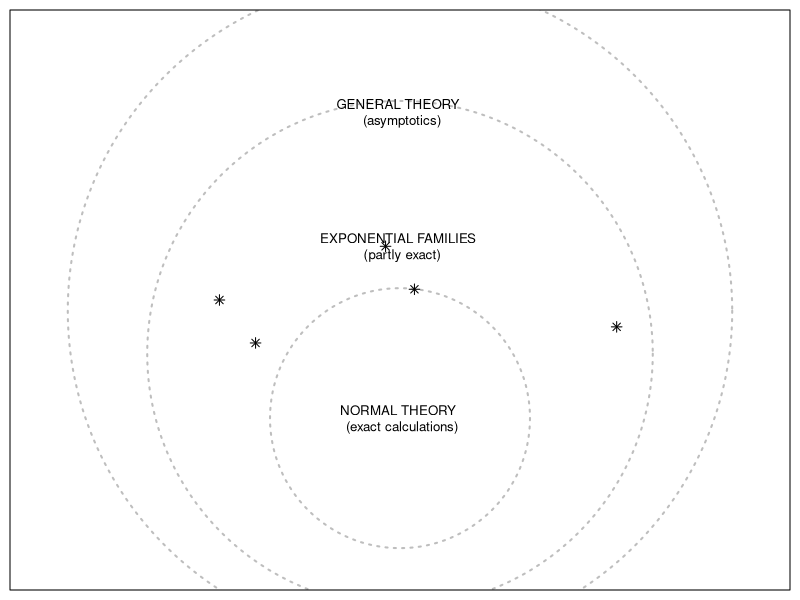
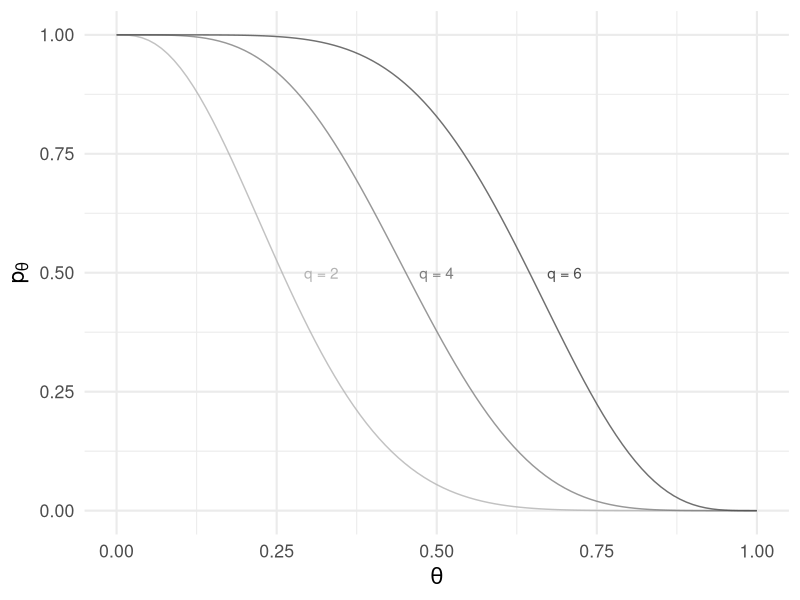
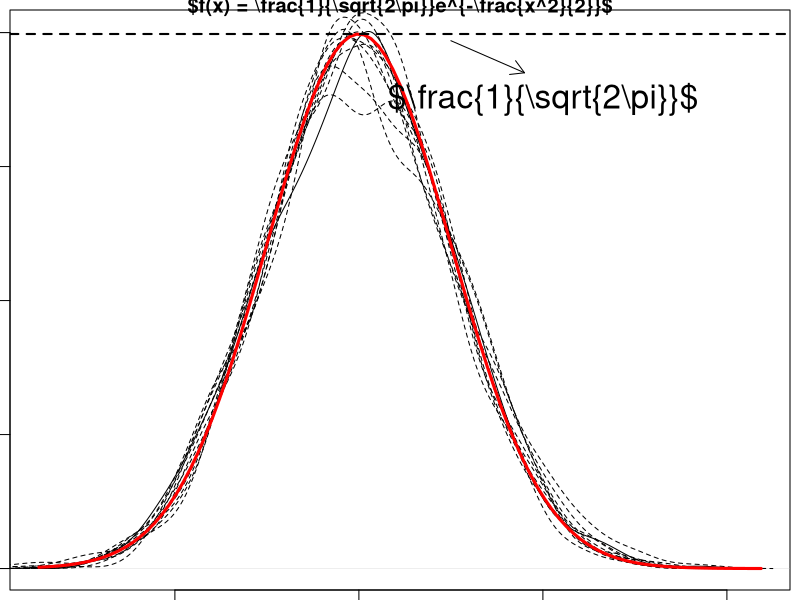
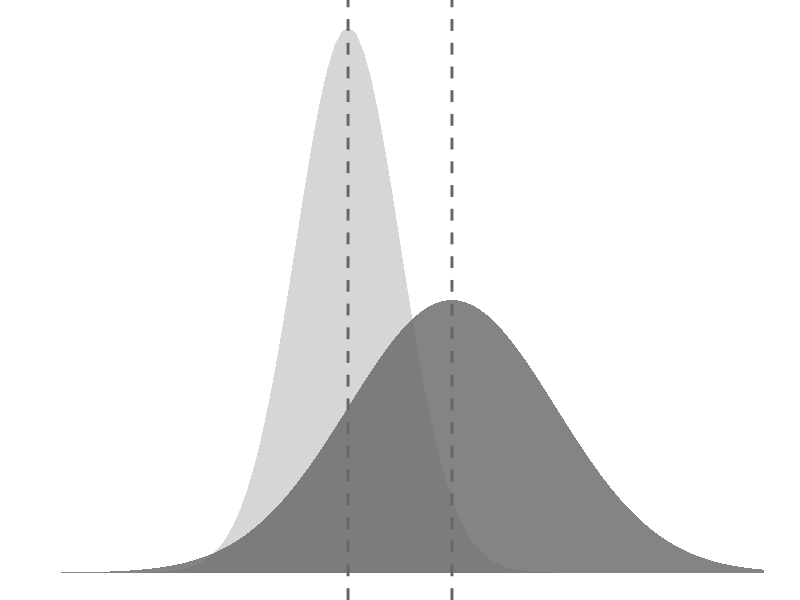

Write R code to recreate these figures, in order. (Note: this script raises an error after producing the figures.)
## ---- chunk 1
par(mar = rep(0.5, 4))
plot(c(0, 10), c(0, 10), ann = F, axes = F, type = "n")
symbols(c(5, 5, 5), c(2.8, 4.0, 4.8),
  circles = c(1.8, 3.5, 4.6), lwd = 2, inches = F,
  fg = c("gray", "gray", "gray"), add = TRUE, lty = c("dotted", "dashed", "solid")
)
text(x = 5, y = 2.8, labels = "NORMAL THEORY \n (exact calculations)", cex = .8)
text(x = 5, y = 6.0, labels = "EXPONENTIAL FAMILIES \n (partly exact)", cex = .8)
text(x = 5, y = 8.5, labels = "GENERAL THEORY \n (asymptotics)", cex = .8)
points(x = 5.2, y = 5.2, pch = 8, col = "black")
points(x = 4.8, y = 6.0, pch = 8, col = "black")
points(x = 2.5, y = 5.0, pch = 8, col = "black")
points(x = 3.0, y = 4.2, pch = 8, col = "black")
points(x = 8.0, y = 4.5, pch = 8, col = "black")
box()
## ---- chunk 2
# 近似计算 Wilson 区间
prop.test(x = 2, n = 10, p = 0.95, conf.level = 0.95, correct = TRUE)
# 精确计算
binom.test(x = 2, n = 10, p = 0.95, conf.level = 0.95)
## ---- chunk 3
library(ggplot2)
ggplot(data.frame(x = c(0, 1)), aes(x)) +
  stat_function(
    fun = pbinom, geom = "path", 
    args = list(size = 10, q = 2),
    color = "gray70", alpha = .8 # 颜色最浅
  ) +
  stat_function(
    fun = pbinom, geom = "path",
    args = list(size = 10, q = 4),
    color = "gray50", alpha = .8
  ) +
  stat_function(
    fun = pbinom, geom = "path",
    args = list(size = 10, q = 6),
    color = "gray30", alpha = .8
  ) +
  labs(x = expression(theta), y = expression(p[theta])) +
  annotate("text", label = "q = 2", x = 0.32, y = 0.50, colour = "gray70") +
  annotate("text", label = "q = 4", x = 0.50, y = 0.50, colour = "gray50") +
  annotate("text", label = "q = 6", x = 0.70, y = 0.50, colour = "gray30") +
  theme_minimal(base_size = 16)
## ---- chunk 4
set.seed(2019)
rbinom(n = 1, size = 10, prob = 0.7)
## ---- chunk 5
binom.test(x = 6, n = 10, p = 0.7, conf.level = 0.95)
## ---- chunk 6
c(
  0.6 - qnorm(p = 1 - 0.05 / 2, mean = 0, sd = 1) * sqrt(0.6 * (1 - 0.6) / 10),
  0.6 + qnorm(p = 1 - 0.05 / 2, mean = 0, sd = 1) * sqrt(0.6 * (1 - 0.6) / 10)
)
## ---- chunk 7
pnorm(q = 0.9036363) - pnorm(q = 0.2963637)
## ---- chunk 8
set.seed(123)
x <- rnorm(50, mean = c(rep(0, 25), rep(3, 25)))
p <- 2 * pnorm(sort(-abs(x)))
# ?p.adjust
round(p, 3)
# round(p.adjust(p), 3)
# round(p.adjust(p, "BH"), 3)
## ---- chunk 9
set.seed(2018)
plot(x = density(rnorm(1000)),
  type = "l",
  xlab = "$x$", ylab = "$f(x)$",
  main = "$f(x) = \\frac{1}{\\sqrt{2\\pi}}e^{-\\frac{x^2}{2}}$"
)
for (i in 1:10) {
  lines(density(rnorm(1000)), type = "l", lty = 2)
}
curve(dnorm, col = "red", lwd = 3, add = TRUE)
abline(h = 1 / (sqrt(2 * pi)), lwd = 2, lty = 2)
arrows(
  x0 = 1, y0 = 1 / (sqrt(2 * pi)) - 0.005,
  x1 = 1.8, y1 = 0.37, length = 0.15
)
text(2, 0.35, "$\\frac{1}{\\sqrt{2\\pi}}$", cex = 2)
## ---- chunk 10
ggplot(data.frame(x = c(-4, 10)), aes(x)) +
  stat_function(
    fun = dnorm, geom = "area", 
    args = list(mean = 2, sd = 1),
    fill = "gray80", alpha = .8
  ) +
  stat_function(
    fun = dnorm, geom = "area",
    args = list(mean = 4, sd = 2),
    fill = "gray40", alpha = .8
  ) +
  geom_vline(xintercept = 4, col = "gray40", lty = 2, lwd = 1) +
  geom_vline(xintercept = 2, col = "gray40", lty = 2, lwd = 1) +
  theme_void()
## ---- chunk 11
knitr::include_graphics(path = "images/cc-by-nc-nd.png")
